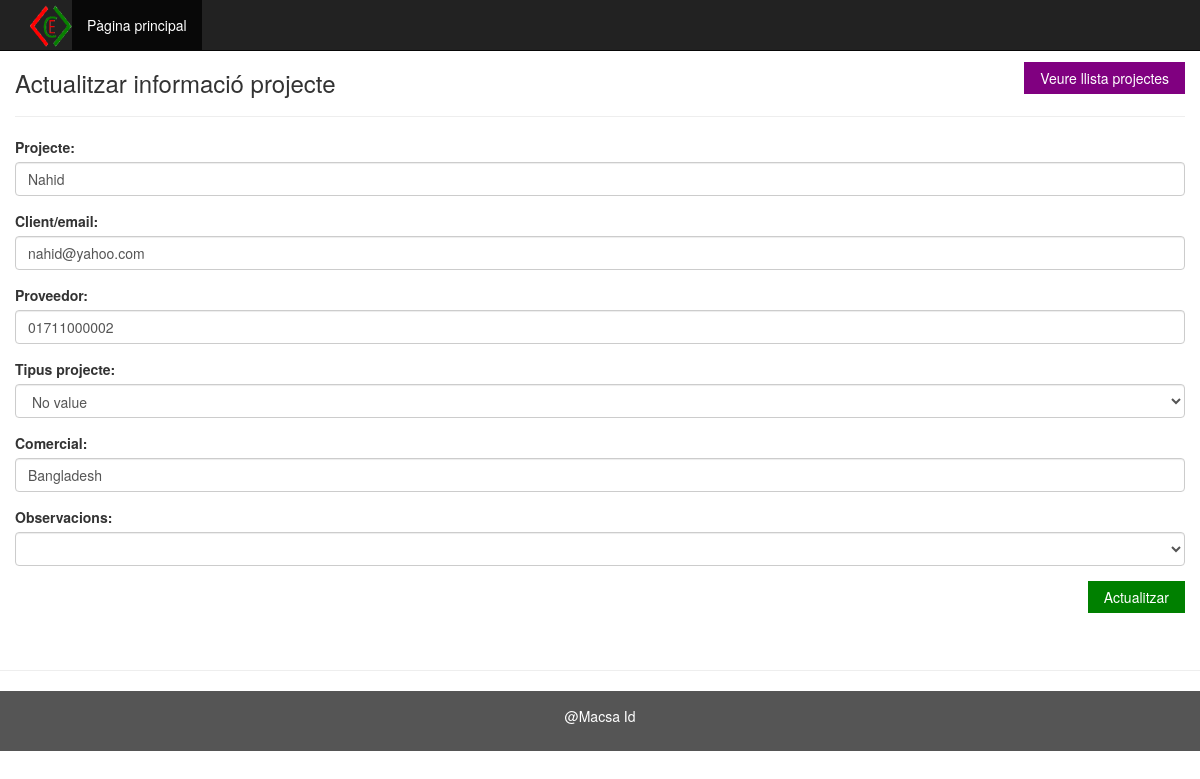
The page /update-student-info.php?id=16 on the database its author committed.
### tables this page shows
CREATE TABLE `students` (
  `student_id` int(11) NOT NULL,
  `student_name` varchar(100) NOT NULL,
  `email_address` varchar(100) NOT NULL,
  `contact` varchar(30) NOT NULL,
  `gender` varchar(15) NOT NULL,
  `country` varchar(50) NOT NULL,
  `datetime` datetime NOT NULL DEFAULT CURRENT_TIMESTAMP
);

### class/student.php (called while the page is built, shortened)
<?php
class Student
{
    private $conn;
    function __construct() {
    $servername = "localhost";
    $dbname = "github";
    $username = "root";
    $password = "";
    $conn = new mysqli($servername, $username, $password, $dbname);
      if ($conn->connect_error) {
        die("Connection failed: " . $conn->connect_error);
       }else{
        $this->conn=$conn;
       }
    }
    public function view_student_by_student_id($id){
       if(isset($id)){
       $student_id= mysqli_real_escape_string($this->conn,trim($id));
       $sql="Select * from students where student_id='$student_id'";
       $result=  $this->conn->query($sql);
        return $result->fetch_assoc();
       }
    }
}
?>

### update-student-info.php (the view, shortened to what this page needs)
<?php
include 'header.php';
if (isset($_GET['id'])) {
    $student_info = $student_obj->view_student_by_student_id($_GET['id']);
} else {
    header('Location: index.php');
}
?>
<div class="container " >
    <div class="row content">
        <a href="index.php"  class="button button-purple mt-12 pull-right">Veure llista projectes</a>
        <h3>Actualitzar informació projecte</h3>
        <hr/>
        <form method="post" action="">
            <div class="form-group">
                <label for="student_name">Projecte:</label>
                <input type="text" name="student_name" value="<?php if (isset($student_info['student_name'])) {
                   echo $student_info['student_name'];
        } ?>" id="student_name" class="form-control" required maxlength="50">
            </div>
            <div class="form-group">
                <label for="email_address">Client/email:</label>
                <input type="email" class="form-control" value="<?php if (isset($student_info['email_address'])) {
            echo $student_info['email_address'];
        } ?>" name="email_address" id="email_address" required maxlength="50">
            </div>
            <div class="form-group">
                <label for="contact">Proveedor:</label>
                <input type="text" class="form-control" value="<?php if (isset($student_info['contact'])) {
            echo $student_info['contact'];
        } ?>" name="contact" id="contact"  maxlength="50">
            </div>
            <div class="form-group">
                <label for="gender">Tipus projecte:</label>
                <select class="form-control" name="gender" id="gender">
                    <option value="">No value</option>
                </select>
            </div>
            <div class="form-group">
                <label for="country">Comercial:</label>
                <input type="text" name="country" value="<?php if (isset($student_info['country'])) {
            echo $student_info['country'];
        } ?>" id="country" class="form-control"  maxlength="50">
            </div>
			<div class="form-group">
                <label for="observacions">Observacions:</label>
                <select class="form-control" name="observacions" id="observacions">
                    <option value=""></option>
					<option value="Visio">Visio</option>
                </select>
            </div>
            <input type="submit" class="button button-green  pull-right" name="update_student" value="Actualitzar"/>
        </form>
    </div>
</div>
<hr/>
<?php
include 'footer.php';
?>

### assets/style.css (style rules this page uses)
body { padding-top: 50px; }
.row.content { min-height:600px }
.button { border: none; color: white; padding: 6px 16px; text-align: center; text-decoration: none; display: inline-block; font-size: 14px; cursor: pointer; }
.button-green { background-color: #008000; }
.button-purple { background-color: purple; }
.mt-12 { margin-top: 12px; }

### rows shown on the page
students: student_name "Nahid", email_address "nahid@yahoo.com", contact "01711000002", country "Bangladesh"
